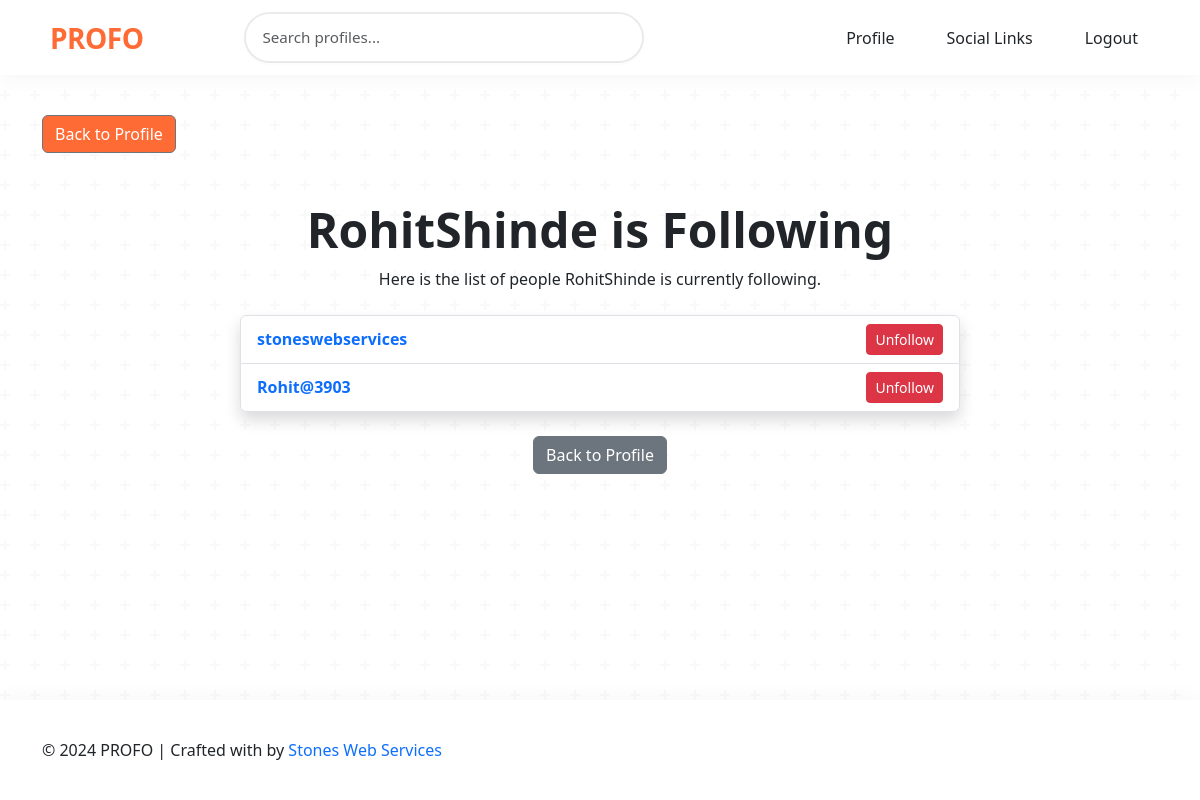
/users/profile/RohitShinde/following/ (signed in), run on the app's committed database.
### users/models.py (models this page shows, shortened)
class CustomUser(AbstractUser):
    role = models.CharField(max_length=10, default='user')
    email = models.EmailField(unique=True)
    is_email_verified = models.BooleanField(default=False)
    is_mobile_verified = models.BooleanField(default=False)
    bio = models.TextField(blank=True, null=True)
    profile_picture = models.ImageField(upload_to='profile_pics/', blank=True, null=True, default='profile_pics/df.png')
    resume = models.FileField(upload_to='resumes/', blank=True, null=True)
    following = models.ManyToManyField(
        'self',
        symmetrical=False,
        through='Follow',
        through_fields=('follower', 'followed'),
        related_name='followers',
    )
    mobile_number = models.CharField(max_length=15, blank=True, null=True)
    users_skill = models.ManyToManyField(Skill, blank=True, related_name='users')
    intro_video = models.FileField(upload_to='intro_videos/', null=True, blank=True)
    career_growth = models.TextField(blank=True, null=True)
    tagline = models.CharField(max_length=255, blank=True, null=True)

class Follow(models.Model):
    follower = models.ForeignKey(
        CustomUser,
        on_delete=models.CASCADE,
        related_name='following_relationships',  # Unique reverse accessor
    )
    followed = models.ForeignKey(
        CustomUser,
        on_delete=models.CASCADE,
        related_name='follower_relationships',  # Unique reverse accessor
    )
    created_at = models.DateTimeField(auto_now_add=True)
    class Meta:
        unique_together = ('follower', 'followed')  # Prevent duplicates

### users/views.py (the view)
# urls.py: path('profile/<str:username>/following/', views.view_following, name='view_following'),
@login_required
def view_following(request, username):
    profile_user = get_object_or_404(CustomUser, username=username)
    if request.user == profile_user:
        following = Follow.objects.filter(follower=profile_user).select_related('followed')
    else:
        following = None
    return render(request, 'users/following.html', {'profile_user': profile_user, 'following': following})

### PROFO/context_processors.py (called while the page is built)
def unread_notifications_count(request):
    if request.user.is_authenticated:
        return {
            'unread_notifications_count': request.user.notifications.filter(is_read=False).count()
        }
    return {}

### users/templates/users/following.html (shortened to what this page needs)
{% extends 'users/base.html' %}
{% block content %}
{% if user.is_authenticated %}
<div class="d-flex float-left mt-0">
    <a href="{% url 'profile' user.username %}" style="color: #ffffff; background-color:#FF6B35" class="btn btn-secondary">Back to Profile</a>
</div>
{% endif %}
<div class="container mt-5 mb-5">
    <div class="text-center">
        <h1 class="display-5 fw-bold">{{ user.username }} is Following</h1>
        <p class="">Here is the list of people {{ user.username }} is currently following.</p>
    </div>
    {% if following %}
        <div class="row justify-content-center mt-4">
            <div class="col-lg-8">
                <ul class="list-group shadow">
                    {% for follow in following %}
                        <li class="list-group-item d-flex justify-content-between align-items-center">
                            <a href="{% url 'public_profile' follow.followed.username %}" class="text-decoration-none text-primary fw-semibold">
                                {{ follow.followed.username }}
                            </a>
                            {% if request.user == user %}
                                <form method="POST" action="{% url 'unfollow_user' follow.followed.id %}">
                                    <button type="submit" class="btn btn-danger btn-sm">Unfollow</button>
                                </form>
                            {% endif %}
                        </li>
                    {% endfor %}
                </ul>
            </div>
        </div>
    {% else %}
        <div class="text-center mt-5">
            <p class="fs-5">{{ user.username }} is not following anyone yet.</p>
        </div>
    {% endif %}
    <div class="text-center mt-4">
        <a href="{% url 'profile' user.username %}" class="btn btn-secondary">Back to Profile</a>
    </div>
</div>
{% endblock %}

### users/templates/users/base.html (style rules this page uses)
:root { --primary-color: #ff6b35; --primary-hover: #ff8659; --secondary-color: #2b2d42; --body-bg: #ffffff; --nav-height: 75px; }
body { background-color: var(--body-bg); background-image: var(--texture-overlay); min-height: 100vh; display: flex; flex-direction: column; }

### data on the page
CustomUser: username "RohitShinde"
Follow: followed.username "stoneswebservices"
Follow: followed.username "Rohit@3903"
